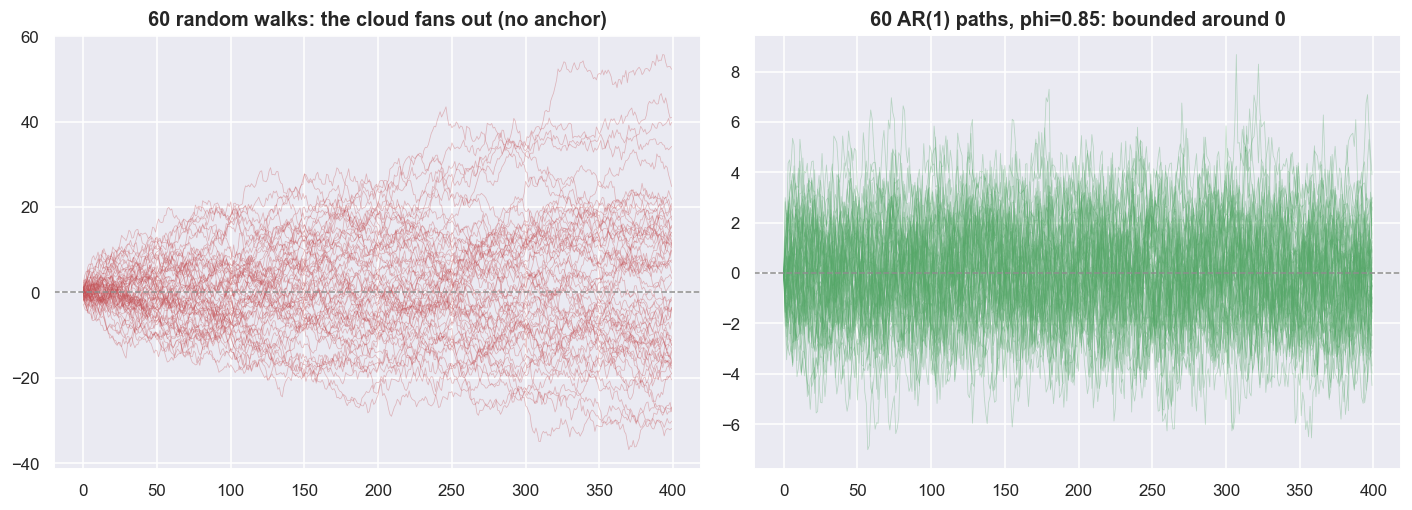

Generate this figure with Python:
rng2 = np.random.default_rng(11)
P, m = 400, 400                       # P paths of length m
E = rng2.standard_normal((P, m))
RW = np.cumsum(E, axis=1)
AR = np.zeros((P, m))
for t in range(1, m):
    AR[:, t] = phi * AR[:, t-1] + E[:, t]

fig, ax = plt.subplots(1, 2, figsize=(13, 4.8), sharey=False)
for i in range(60):
    ax[0].plot(RW[i], color=C['red'],   lw=0.5, alpha=0.35)
    ax[1].plot(AR[i], color=C['green'], lw=0.5, alpha=0.35)
ax[0].set_title('60 random walks: the cloud fans out (no anchor)')
ax[1].set_title(f'60 AR(1) paths, phi={phi}: bounded around 0')
for a in ax: a.axhline(0, color=C['grey'], lw=1, ls='--')
plt.tight_layout(); plt.show()

# cross-sectional variance at each t
var_rw = RW.var(axis=0); var_ar = AR.var(axis=0)
t = np.arange(m)
fig, ax = plt.subplots(figsize=(11, 4.4))
ax.plot(t, var_rw, color=C['red'],   lw=2, label='random walk: Var grows ~ linearly with t')
ax.plot(t, t,      color=C['grey'],  lw=1.2, ls='--', label='theory: Var = t * sigma^2')
ax.plot(t, var_ar, color=C['green'], lw=2, label='AR(1): Var converges to a constant')
ax.axhline(1/(1-phi**2), color=C['amber'], lw=1.2, ls=':', label=f'theory: sigma^2/(1-phi^2) = {1/(1-phi**2):.2f}')
ax.set_title('Variance over time is the fingerprint of (non-)stationarity')
ax.set_xlabel('time step t'); ax.set_ylabel('cross-sectional variance'); ax.legend(fontsize=9)
plt.tight_layout(); plt.show()
print(f"random-walk variance at t={m-1}: {var_rw[-1]:.1f}  (and still climbing)")
print(f"AR(1) variance settles near: {var_ar[-200:].mean():.2f}  vs theory {1/(1-phi**2):.2f}")
